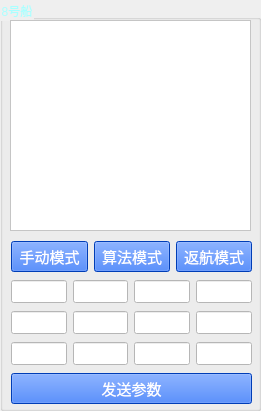
   <widget class="QGroupBox" name="groupBox_10">
    <property name="geometry">
     <rect>
      <x>550</x>
      <y>440</y>
      <width>261</width>
      <height>411</height>
     </rect>
    </property>
    <property name="styleSheet">
     <string notr="true">color: rgb(170, 255, 255);</string>
    </property>
    <property name="title">
     <string>8号船</string>
    </property>
    <widget class="QTextBrowser" name="text_8">
     <property name="geometry">
      <rect>
       <x>10</x>
       <y>20</y>
       <width>241</width>
       <height>211</height>
      </rect>
     </property>
     <property name="font">
      <font>
       <family>黑体</family>
       <pointsize>8</pointsize>
      </font>
     </property>
     <property name="styleSheet">
      <string notr="true">background-color: rgb(255, 255, 255);
color: rgb(0, 0, 0);</string>
     </property>
    </widget>
    <widget class="QWidget" name="layoutWidget">
     <property name="geometry">
      <rect>
       <x>11</x>
       <y>239</y>
       <width>241</width>
       <height>169</height>
      </rect>
     </property>
     <layout class="QVBoxLayout" name="verticalLayout_9">
      <item>
       <layout class="QHBoxLayout" name="horizontalLayout_33">
        <item>
         <widget class="QPushButton" name="manul_8">
          <property name="font">
           <font>
            <family>黑体</family>
            <pointsize>11</pointsize>
           </font>
          </property>
          <property name="styleSheet">
           <string notr="true">color: rgb(255, 255, 255);
background-color: rgb(0, 85, 255);</string>
          </property>
          <property name="text">
           <string>手动模式</string>
          </property>
         </widget>
        </item>
        <item>
         <widget class="QPushButton" name="guided_8">
          <property name="font">
           <font>
            <family>黑体</family>
            <pointsize>11</pointsize>
           </font>
          </property>
          <property name="styleSheet">
           <string notr="true">color: rgb(255, 255, 255);
background-color: rgb(0, 85, 255);</string>
          </property>
          <property name="text">
           <string>算法模式</string>
          </property>
         </widget>
        </item>
        <item>
         <widget class="QPushButton" name="RTL_8">
          <property name="font">
           <font>
            <family>黑体</family>
            <pointsize>11</pointsize>
           </font>
          </property>
          <property name="styleSheet">
           <string notr="true">color: rgb(255, 255, 255);
background-color: rgb(0, 85, 255);</string>
          </property>
          <property name="text">
           <string>返航模式</string>
          </property>
         </widget>
        </item>
       </layout>
      </item>
      <item>
       <layout class="QHBoxLayout" name="horizontalLayout_34">
        <item>
         <widget class="QLineEdit" name="pa0_8">
          <property name="font">
           <font>
            <family>Times New Roman</family>
            <pointsize>10</pointsize>
            <weight>75</weight>
            <bold>true</bold>
           </font>
          </property>
          <property name="styleSheet">
           <string notr="true">background-color: rgb(255, 255, 255);
color: rgb(0, 0, 0);</string>
          </property>
         </widget>
        </item>
        <item>
         <widget class="QLineEdit" name="pa1_8">
          <property name="font">
           <font>
            <family>Times New Roman</family>
            <pointsize>10</pointsize>
            <weight>75</weight>
            <bold>true</bold>
           </font>
          </property>
          <property name="styleSheet">
           <string notr="true">background-color: rgb(255, 255, 255);
color: rgb(0, 0, 0);</string>
          </property>
         </widget>
        </item>
        <item>
         <widget class="QLineEdit" name="pa2_8">
          <property name="font">
           <font>
            <family>Times New Roman</family>
            <pointsize>10</pointsize>
            <weight>75</weight>
            <bold>true</bold>
           </font>
          </property>
          <property name="styleSheet">
           <string notr="true">background-color: rgb(255, 255, 255);
color: rgb(0, 0, 0);</string>
          </property>
         </widget>
        </item>
        <item>
         <widget class="QLineEdit" name="pa3_8">
          <property name="font">
           <font>
            <family>Times New Roman</family>
            <pointsize>10</pointsize>
            <weight>75</weight>
            <bold>true</bold>
           </font>
          </property>
          <property name="styleSheet">
           <string notr="true">background-color: rgb(255, 255, 255);
color: rgb(0, 0, 0);</string>
          </property>
         </widget>
        </item>
       </layout>
      </item>
      <item>
       <layout class="QHBoxLayout" name="horizontalLayout_35">
        <item>
         <widget class="QLineEdit" name="pa4_8">
          <property name="font">
           <font>
            <family>Times New Roman</family>
            <pointsize>10</pointsize>
            <weight>75</weight>
            <bold>true</bold>
           </font>
          </property>
          <property name="styleSheet">
           <string notr="true">background-color: rgb(255, 255, 255);
color: rgb(0, 0, 0);</string>
          </property>
         </widget>
        </item>
        <item>
         <widget class="QLineEdit" name="pa5_8">
          <property name="font">
           <font>
            <family>Times New Roman</family>
            <pointsize>10</pointsize>
            <weight>75</weight>
            <bold>true</bold>
           </font>
          </property>
          <property name="styleSheet">
           <string notr="true">background-color: rgb(255, 255, 255);
color: rgb(0, 0, 0);</string>
          </property>
         </widget>
        </item>
        <item>
         <widget class="QLineEdit" name="pa6_8">
          <property name="font">
           <font>
            <family>Times New Roman</family>
            <pointsize>10</pointsize>
            <weight>75</weight>
            <bold>true</bold>
           </font>
          </property>
          <property name="styleSheet">
           <string notr="true">background-color: rgb(255, 255, 255);
color: rgb(0, 0, 0);</string>
          </property>
         </widget>
        </item>
        <item>
         <widget class="QLineEdit" name="pa7_8">
          <property name="font">
           <font>
            <family>Times New Roman</family>
            <pointsize>10</pointsize>
            <weight>75</weight>
            <bold>true</bold>
           </font>
          </property>
          <property name="styleSheet">
           <string notr="true">background-color: rgb(255, 255, 255);
color: rgb(0, 0, 0);</string>
          </property>
         </widget>
        </item>
       </layout>
      </item>
      <item>
       <layout class="QHBoxLayout" name="horizontalLayout_36">
        <item>
         <widget class="QLineEdit" name="pa8_8">
          <property name="font">
           <font>
            <family>Times New Roman</family>
            <pointsize>10</pointsize>
            <weight>75</weight>
            <bold>true</bold>
           </font>
          </property>
          <property name="styleSheet">
           <string notr="true">background-color: rgb(255, 255, 255);
color: rgb(0, 0, 0);</string>
          </property>
         </widget>
        </item>
        <item>
         <widget class="QLineEdit" name="pa9_8">
          <property name="font">
           <font>
            <family>Times New Roman</family>
            <pointsize>10</pointsize>
            <weight>75</weight>
            <bold>true</bold>
           </font>
          </property>
          <property name="styleSheet">
           <string notr="true">background-color: rgb(255, 255, 255);
color: rgb(0, 0, 0);</string>
          </property>
         </widget>
        </item>
        <item>
         <widget class="QLineEdit" name="pa10_8">
          <property name="font">
           <font>
            <family>Times New Roman</family>
            <pointsize>10</pointsize>
            <weight>75</weight>
            <bold>true</bold>
           </font>
          </property>
          <property name="styleSheet">
           <string notr="true">background-color: rgb(255, 255, 255);
color: rgb(0, 0, 0);</string>
          </property>
         </widget>
        </item>
        <item>
         <widget class="QLineEdit" name="pa11_8">
          <property name="font">
           <font>
            <family>Times New Roman</family>
            <pointsize>10</pointsize>
            <weight>75</weight>
            <bold>true</bold>
           </font>
          </property>
          <property name="styleSheet">
           <string notr="true">background-color: rgb(255, 255, 255);
color: rgb(0, 0, 0);</string>
          </property>
         </widget>
        </item>
       </layout>
      </item>
      <item>
       <widget class="QPushButton" name="set_8">
        <property name="font">
         <font>
          <family>黑体</family>
          <pointsize>11</pointsize>
         </font>
        </property>
        <property name="styleSheet">
         <string notr="true">color: rgb(255, 255, 255);
background-color: rgb(0, 85, 255);</string>
        </property>
        <property name="text">
         <string>发送参数</string>
        </property>
       </widget>
      </item>
     </layout>
    </widget>
   </widget>
